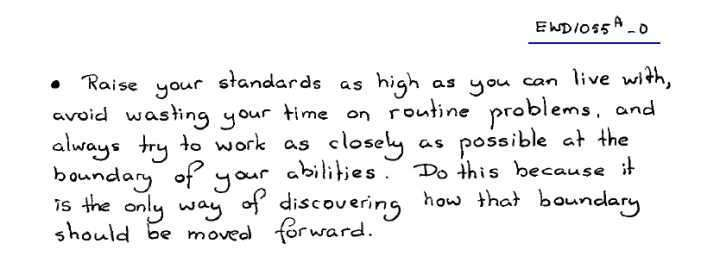
#> input picture dijkstra.jpg, 720 x 256 px
$ python -i 'max region.py'   (imports and definitions only)
#> lines starting #> are read from the running program, lines starting #| are printed output that depends on the picture; after the words box and inside, x2 and y2 are one past the last pixel; in counts of white or black regions, pixels touching at a corner belong together
# coding:UTF-8
# 2018-10-5
# max region
# 最大区域生长法

import numpy as np
import os
import cv2
import datetime
__suffix = ["png", "jpg"]


# [123 lines left out: functions file, tranPic, crop, not called in this run]

def getThresh(img, thresh_value=None):
    img_w, img_h = img.shape
#> img_w = 256; img_h = 720

    mask = np.zeros((img.shape[0], img.shape[1]), np.uint8)

    # 中值滤波处理
    img_med = cv2.medianBlur(img, 5)
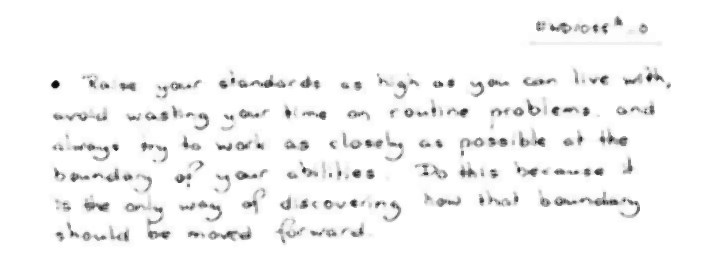
#> img_med: shape (256, 720); min 4, max 255, mean 245.2

    # 去噪, 腐蚀膨胀开运算
    kernel = np.zeros((7,7), np.uint8)
    thresh = cv2.morphologyEx(img_med, cv2.MORPH_OPEN, kernel)
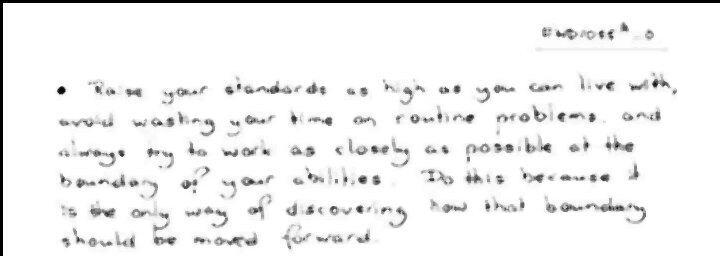
#> thresh: shape (256, 720); min 0, max 255, mean 241.2

    # 阈值
    if not thresh_value:
        sums = 0
        for i in range(img_w):
            for j in range(img_h):
                sums += thresh[i][j]
#> after the loop, sums = 44458239
        thresh_value = sums // (img_w * img_h) * 0.86
#> thresh_value = 207.3
    print("\nthresh_value: ",thresh_value)
#| thresh_value:  207.26

    # 模板，存储轮廓
    # 阈值
    ret, thresh = cv2.threshold(thresh , thresh_value, 255, cv2.THRESH_BINARY)
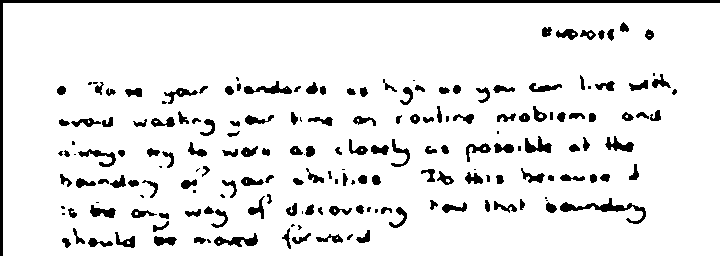
#> thresh: shape (256, 720); 91% white; 186 black regions (35 under 20 px), largest, box (x1, y1, x2, y2) and area: (0, 0, 720, 256) 2919, (560, 198, 646, 224) 535, (214, 233, 258, 247) 290
#> ret = 207
    kernel = np.zeros((7,7), np.uint8)
    thresh = cv2.morphologyEx(thresh, cv2.MORPH_CLOSE, kernel) # 闭运算，封闭小黑洞
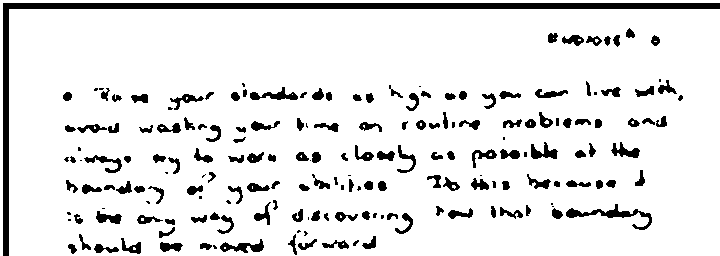
#> thresh: shape (256, 720); 89.5% white; 186 black regions (35 under 20 px), largest, box (x1, y1, x2, y2) and area: (3, 3, 720, 256) 5784, (566, 204, 652, 230) 535, (220, 239, 264, 253) 290
    thresh = cv2.medianBlur(thresh, 5)
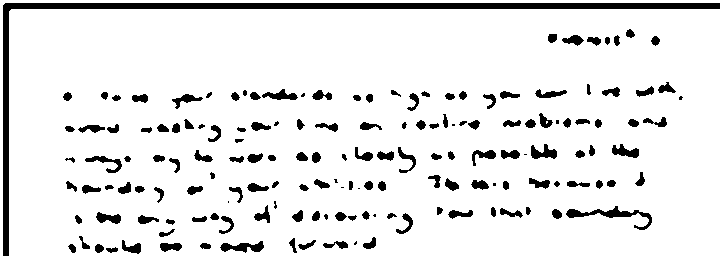
#> thresh: shape (256, 720); 90.4% white; 161 black regions (15 under 20 px), largest, box (x1, y1, x2, y2) and area: (3, 3, 720, 256) 5784, (566, 206, 652, 230) 519, (220, 241, 264, 253) 288
    return thresh

# [67 lines left out: function maxRegionGrowing, not called in this run]


# [5 lines not run here, left out]

>>> import cv2
>>> picture = cv2.imread('../../../dijkstra.jpg', cv2.IMREAD_GRAYSCALE)
>>> result = getThresh(picture)
